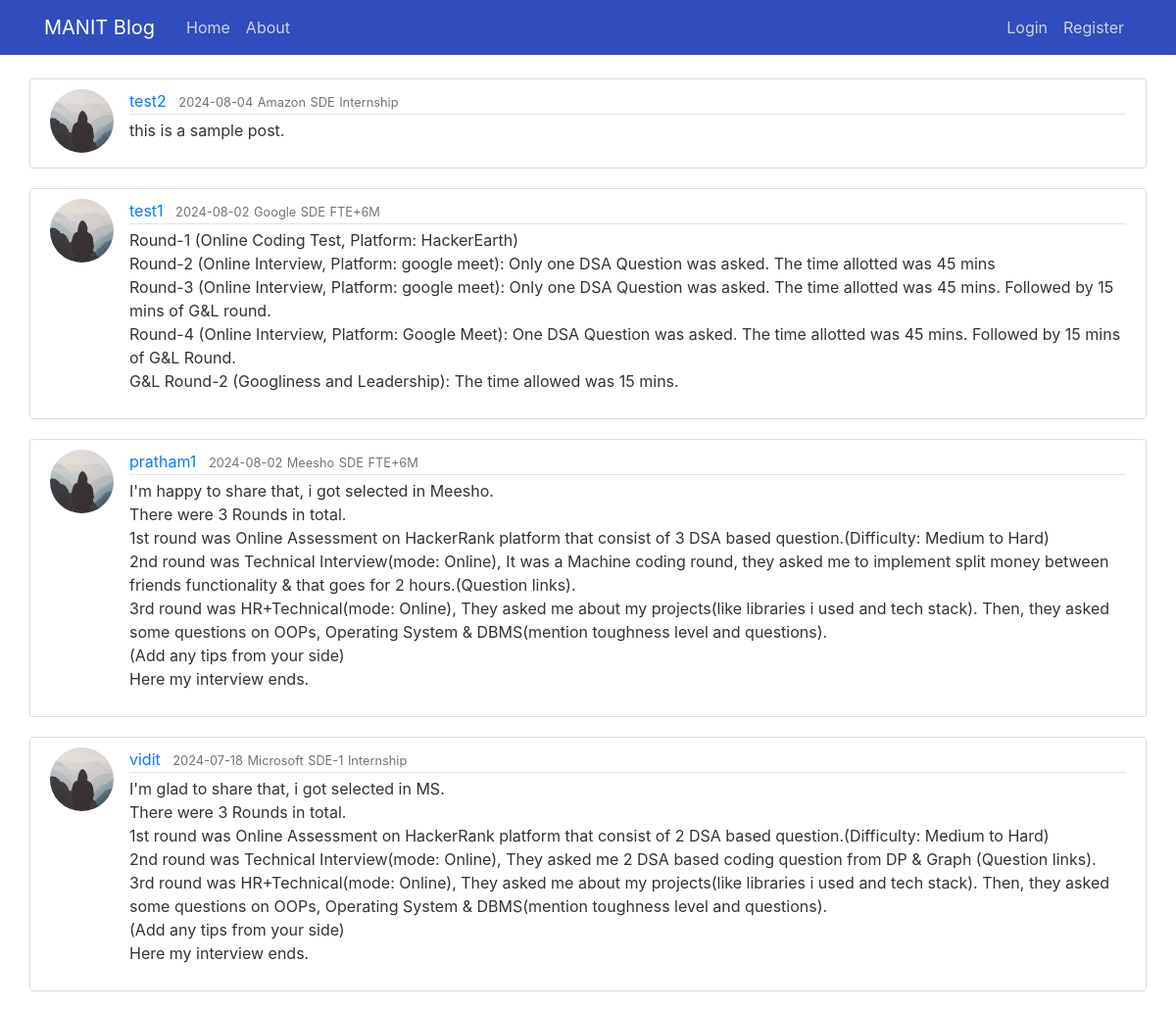
The page /home on the database its author committed.
### flaskblog/models.py (models this page shows, shortened)
class Post(db.Model):
    id = db.Column(db.Integer, primary_key=True)
    title = db.Column(db.String(100), nullable=False)
    branch = db.Column(db.String(100), nullable=False)
    type = db.Column(db.String(100), nullable=False)
    date_posted = db.Column(db.DateTime, nullable=False, default=datetime.utcnow)
    content = db.Column(db.Text, nullable=False)
    role = db.Column(db.String(100), nullable=False)
    user_id = db.Column(db.Integer, db.ForeignKey('user.id'), nullable=False)

class User(db.Model, UserMixin):
    id = db.Column(db.Integer, primary_key=True)
    username = db.Column(db.String(20), unique=True, nullable=False)
    email = db.Column(db.String(120), unique=True, nullable=False)
    image_file = db.Column(db.String(20), nullable=False, default='default.jpg')
    password = db.Column(db.String(40), nullable=False)
    posts = db.relationship('Post', backref='author', lazy=True)

### flaskblog/routes.py (the view)
@app.route("/")
@app.route("/home")
def home():
    posts = Post.query.all()
    posts= posts[::-1]
    return render_template('home.html',posts=posts)

### flaskblog/routes.py (called while the page is built)
@app.context_processor
def base():
    form= SearchForm()
    return dict(form=form)

### flaskblog/templates/home.html (shortened to what this page needs)
{% extends "layout.html" %}
{% block content %}
    {% for post in posts %}
        <article class="media content-section">
          <img class="rounded-circle article-img" src="{{ url_for('static', filename='profile_pics/' + post.author.image_file) }}">
          <div class="media-body">
            <div class="article-metadata">
              <a class="mr-2" href="{{url_for('post' , post_id=post.id)}}">{{ post.author.username }}</a>
              <small class="text-muted">{{ post.date_posted.strftime('%Y-%m-%d') }}</small>
                <small class="text-muted">{{post.title}}</small>
                <small class="text-muted">{{post.role}}</small>
                <small class="text-muted">{{post.type}}</small>
            </div>
            <p class="article-content">{{ post.content }}</p>
          </div>
        </article>
    {% endfor %}
{% endblock content %}

### flaskblog/templates/layout.html (shortened to what this page needs)
<!doctype html>
<html>
<head>
    <link rel="stylesheet" href="https://cdn.jsdelivr.net/npm/bootstrap@4.4.1/dist/css/bootstrap.min.css">
    <link rel="stylesheet" type="text/css" href="{{url_for('static', filename='main.css')}}">
</head>
<body>
<header class="site-header">
  <nav class="navbar navbar-expand-md navbar-dark bg-steel fixed-top">
    <div class="container">
      <a class="navbar-brand mr-4" href="/">MANIT Blog</a>
      <div class="collapse navbar-collapse" id="navbarToggle">
        <div class="navbar-nav mr-auto">
          <a class="nav-item nav-link" href="{{ url_for('home') }}">Home</a>
          <a class="nav-item nav-link" href="{{ url_for('about') }}">About</a>
        </div>
        <div class="navbar-nav">
          {% if current_user.is_authenticated%}
             <a class="nav-item nav-link" href="{{ url_for('new_post') }}">New Post</a>
             <a class="nav-item nav-link" href="{{ url_for('account') }}">Account</a>
             <a class="nav-item nav-link" href="{{ url_for('logout') }}">Logout</a>
          {% else %}
             <a class="nav-item nav-link" href="{{ url_for('login') }}">Login</a>
             <a class="nav-item nav-link" href="{{ url_for('register') }}">Register</a>
          {% endif %}
        </div>
      </div>
    </div>
  </nav>
</header>
<main role="main" class="container">
  <div class="row">
    <div class="col-md-20">
      {% block content %}{% endblock %}
    </div>
  </div>
</main>
</body>
</html>

### flaskblog/static/main.css (style rules this page uses)
body { background: ; color: #333333; margin-top: 5rem; }
.bg-steel { background-color: #304CBD; }
.site-header .navbar-nav .nav-link { color: #cbd5db; }
.content-section { background: #ffffff; padding: 10px 20px; border: 1px solid #dddddd; border-radius: 3px; margin-bottom: 20px; }
.article-content { white-space: pre-line; }
.article-img { height: 65px; width: 65px; margin-right: 16px; }
.article-metadata { padding-bottom: 1px; margin-bottom: 4px; border-bottom: 1px solid #e3e3e3 }

### rows shown on the page
Post: image_file (placeholder picture), author.username "test2", date_posted "2024-08-04", title "Amazon", role "SDE", type "Internship", content "this is a sample post."
Post: image_file (placeholder picture), author.username "test1", date_posted "2024-08-02", title "Google", role "SDE", type "FTE+6M", content "Round-1 (Online Coding Test, Platform: HackerEarth) Round-2 (Online Interview, Platform: google meet): Only one DSA Question was asked. The time allotted was 45 mins Round-3 (Online Interview, Platform: google meet): Only one DSA Question was asked. The time allotted was 45 mins. Followed by 15 mins of G&L round. Round-4 (Online Interview, Platform: Google Meet): One DSA Question was asked. The time allotted was 45 mins. Followed by 15 mins of G&L Round. G&L Round-2 (Googliness and Leadership): The time allowed was 15 mins."
Post: image_file (placeholder picture), author.username "pratham1", date_posted "2024-08-02", title "Meesho", role "SDE", type "FTE+6M", content "I'm happy to share that, i got selected in Meesho. There were 3 Rounds in total. 1st round was Online Assessment on HackerRank platform that consist of 3 DSA based question.(Difficulty: Medium to Hard) 2nd round was Technical Interview(mode: Online), It was a Machine coding round, they asked me to implement split money between friends functionality & that goes for 2 hours.(Question links). 3rd round was HR+Technical(mode: Online), They asked me about my projects(like libraries i used and tech stack). Then, they asked some questions on OOPs, Operating System & DBMS(mention toughness level and questions). (Add any tips from your side) Here my interview ends."
Post: image_file (placeholder picture), author.username "vidit", date_posted "2024-07-18", title "Microsoft", role "SDE-1", type "Internship", content "I'm glad to share that, i got selected in MS. There were 3 Rounds in total. 1st round was Online Assessment on HackerRank platform that consist of 2 DSA based question.(Difficulty: Medium to Hard) 2nd round was Technical Interview(mode: Online), They asked me 2 DSA based coding question from DP & Graph (Question links). 3rd round was HR+Technical(mode: Online), They asked me about my projects(like libraries i used and tech stack). Then, they asked some questions on OOPs, Operating System & DBMS(mention toughness level and questions). (Add any tips from your side) Here my interview ends."
